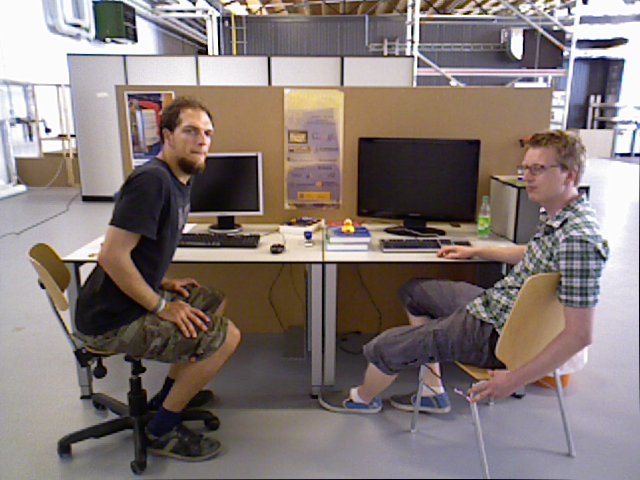
//> input picture src/tests/img1.png, 640 x 480 px
$ ./reprojection_test_image img1.png img2.png   (built with g++ and OpenCV 4)
//> lines starting //> are read from the running program, lines starting //| are printed output that depends on the picture
#include <iostream>

#include <opencv4/opencv2/core.hpp>
#include <opencv4/opencv2/imgproc.hpp>
#include <opencv4/opencv2/highgui.hpp>

#include <opencv4/opencv2/calib3d.hpp>

#include <opencv4/opencv2/features2d.hpp>

#include "../../include/motion_removal/motion_removal.hpp"


using namespace motion_removal;


int main(int argc, char** argv) {
    if (argc < 3) {
        std::cout << "usage: ros2 run motion_removal reprojection_test_image <image1> <image2>" << std::endl;
        return 1;
    }

    cv::Mat img1 = cv::imread(argv[1]);
//> img1 is the input picture: 480 rows x 640 cols, CV_8UC3; mean B, G, R 117.4, 120.4, 132.1
    cv::Mat img2 = cv::imread(argv[2]);
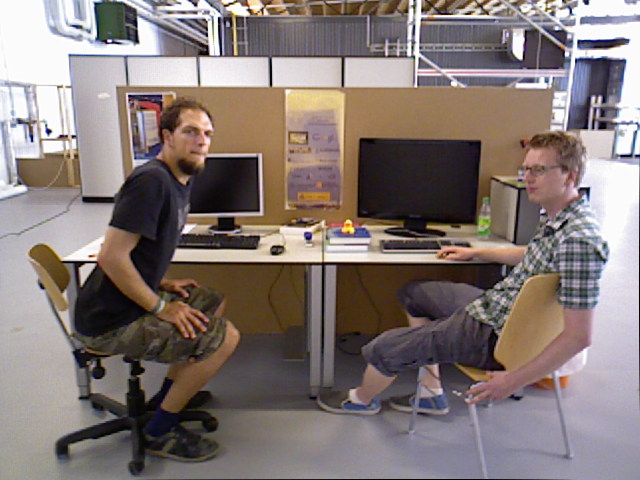
//> input picture src/tests/img2.png, 640 x 480 px
//> img2 is the input picture: 480 rows x 640 cols, CV_8UC3; mean B, G, R 117.4, 120.5, 132.2

    cv::Mat gray1, gray2;
    cv::cvtColor(img1, gray1, cv::COLOR_BGR2GRAY);
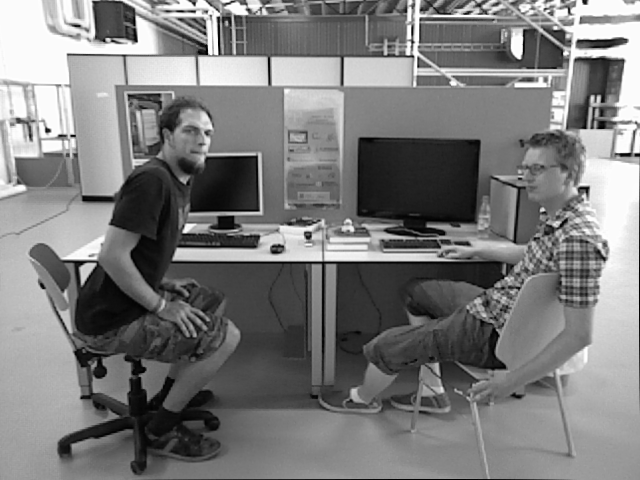
//> gray1: 480 rows x 640 cols, CV_8UC1; min 0, max 255, mean 123.6
    cv::cvtColor(img2, gray2, cv::COLOR_BGR2GRAY);
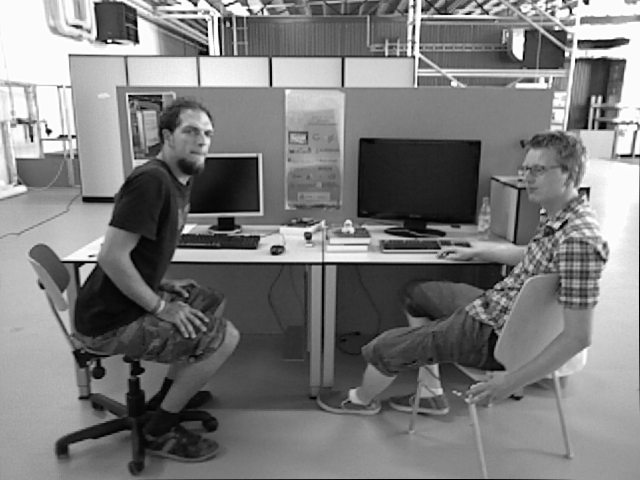
//> gray2: 480 rows x 640 cols, CV_8UC1; min 0, max 255, mean 123.6

//> (the run ends here: the program needs code that is not available in this run, at `warp(gray1, gray2);`)
